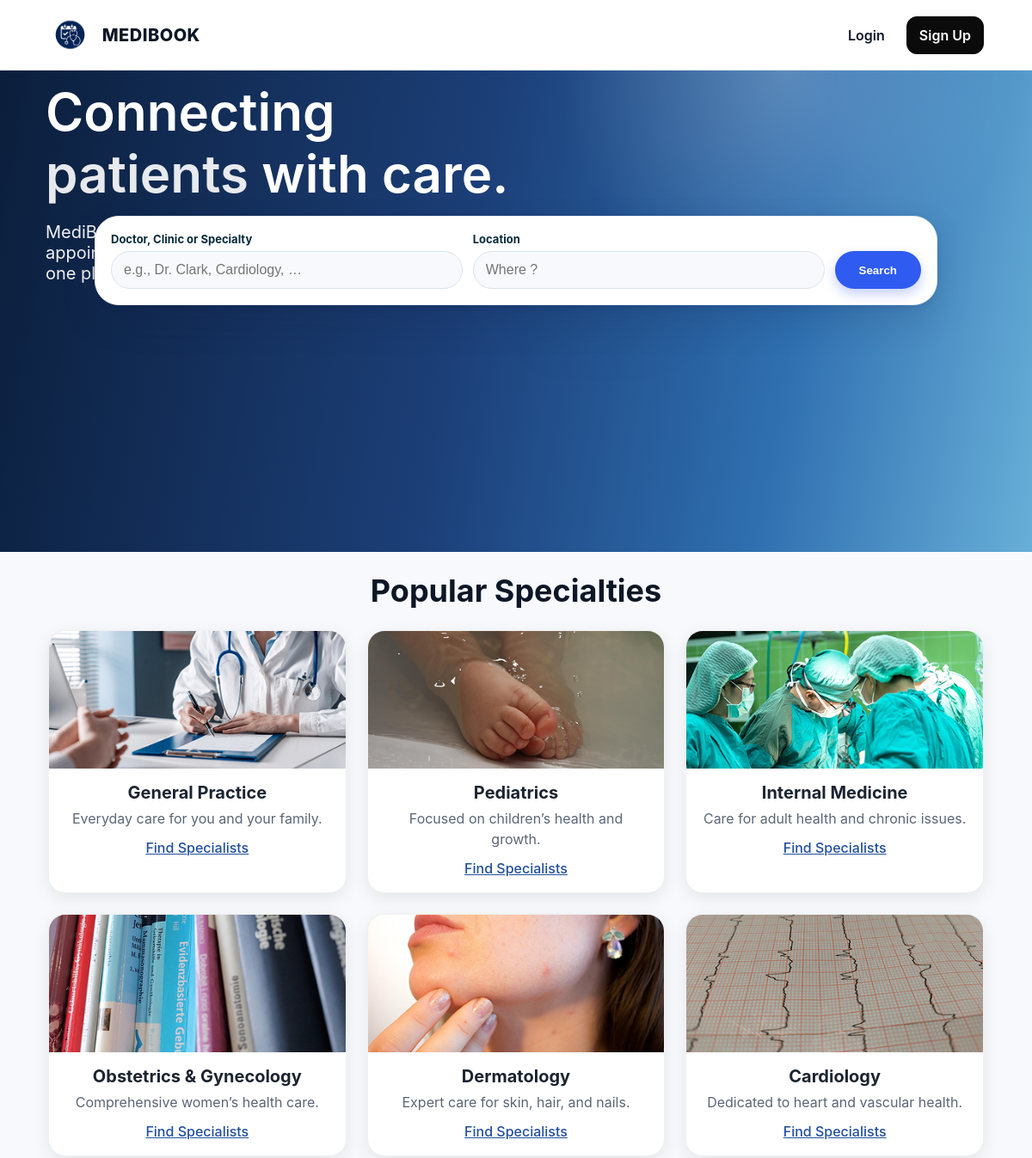
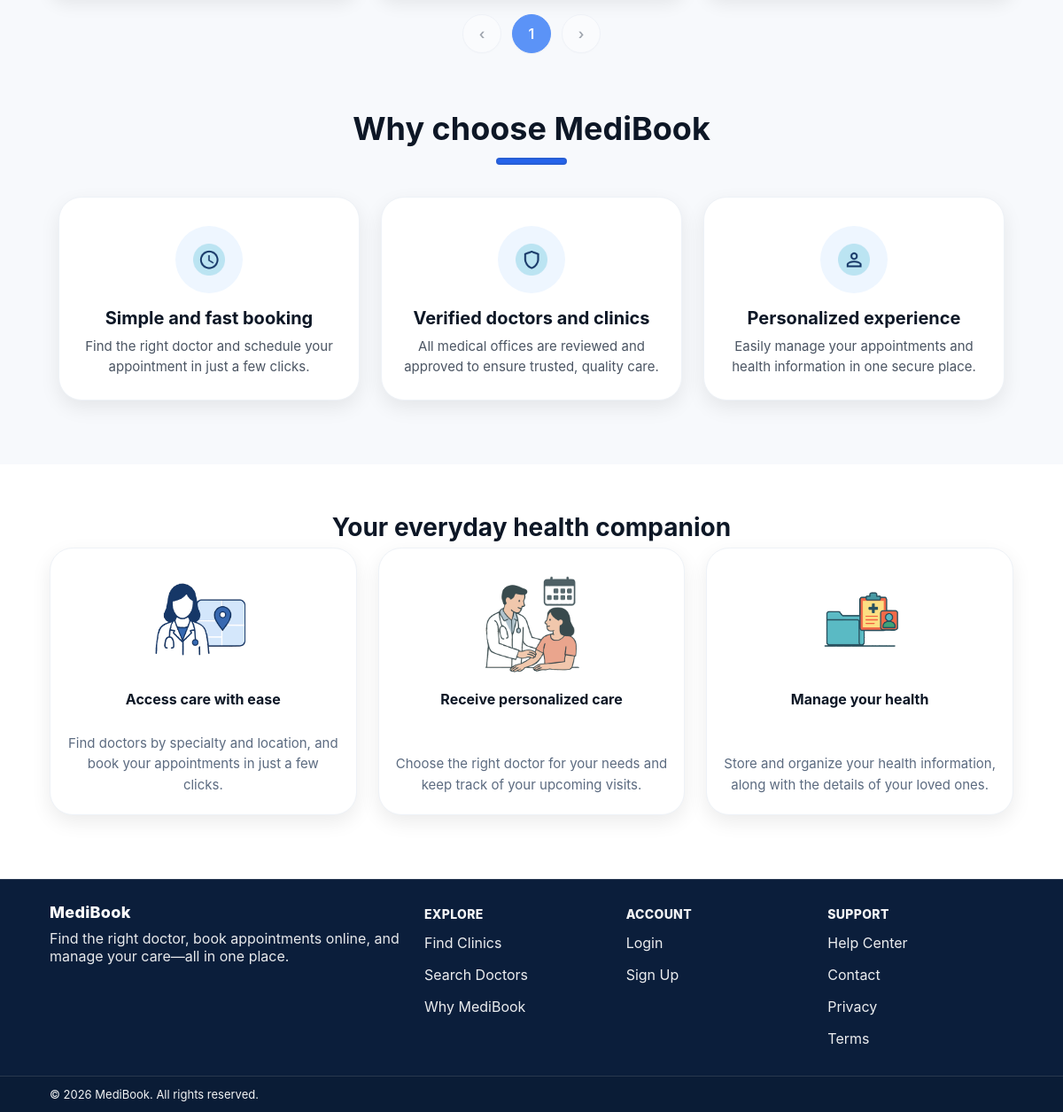
The page / on the database its author committed (2 pictures, top to bottom).
### tables this page shows
CREATE TABLE Medical_specialty (
    specialty_id INT UNSIGNED AUTO_INCREMENT PRIMARY KEY,
    slug        VARCHAR(80) NOT NULL UNIQUE,
    name        VARCHAR(100) NOT NULL,
    blurb       VARCHAR(255) NULL,
    description TEXT NULL,
    image_url   VARCHAR(255) NULL,
    is_featured TINYINT(1) NOT NULL DEFAULT 0,
    sort_order  INT NOT NULL DEFAULT 0
);

### app/router.php (called while the page is built, shortened)
<?php
$page = $_GET['page'] ?? 'home';
$noChromePages = [
  'admin_dashboard',
  'admin_clinics',
  'clinic_edit',
  'admin_specialties',
  'admin_specialty_edit',
  'admin_users',
  'admin_user',
  'admin_doctors',
  'admin_doctors_office',
  'admin_doctor_edit',
  'admin_appointments',
  'login',
  'register',
];
$noChrome = in_array($page, $noChromePages, true);
$layout = __DIR__ . '/views/layout/' . ($noChrome ? 'blank.php' : 'app.php');
require $layout;

### public/index.php (called while the page is built, shortened)
<?php
require_once __DIR__ . '/../app/router.php';

### app/views/home.php (the view, shortened to what this page needs)
<?php
if (!function_exists('h')) {
  function h($s)
  {
    return htmlspecialchars((string) $s, ENT_QUOTES, 'UTF-8');
  }
}
$spPage = max(1, (int) ($_GET['sp'] ?? 1));
$perPage = 6;
$offset = ($spPage - 1) * $perPage;
$total = 0;
if ($res = $conn->query("SELECT COUNT(*) AS c FROM Medical_specialty WHERE is_featured = 1")) {
  $row = $res->fetch_assoc();
  $total = (int) $row['c'];
}
$totalPages = max(1, (int) ceil($total / $perPage));
$specialties = [];
$sql = "
  SELECT specialty_id, slug, name, blurb, image_url
  FROM Medical_specialty
  WHERE is_featured = 1
  ORDER BY sort_order ASC, name ASC
  LIMIT {$perPage} OFFSET {$offset}";
if ($res = $conn->query($sql)) {
  $specialties = $res->fetch_all(MYSQLI_ASSOC);
}
?>
<section class="hero">
  <div class="hero__inner">
    <div class="hero__copy">
      <h1 class="hero__title">
        Connecting <span>patients</span> with care.
      </h1>
      <p class="hero__lead">
        MediBook makes it easy to find the right doctor, schedule appointments online,
        and manage your healthcare—all in one place
      </p>
    </div>
    <div class="hero__art">
    </div>
    <form class="search search--has-suggest">
      <div class="search__field">
        <label>Doctor, Clinic or Specialty</label>
        <input id="search-q" type="text" placeholder="e.g., Dr. Clark, Cardiology, …" autocomplete="off">
      </div>
      <div class="search__field">
        <label>Location</label>
        <input id="search-loc" type="text" placeholder="Where ?" autocomplete="off">
      </div>
      <button id="search-btn" class="search__btn">Search</button>
    </form>
  </div>
</section>
<section class="home-specialties" id="specialties">
  <h2 class="block-title">Popular Specialties</h2>
  <?php if (empty($specialties)): ?>
    <p>No specialties found.</p>
  <?php else: ?>
    <div class="specialty-grid">
      <?php foreach ($specialties as $sp): ?>
        <article class="specialty-card">
          <a class="specialty-media"
            href="<?= rtrim(BASE_URL, '/') ?>/index.php?page=clinics&specialty=<?= h($sp['slug']) ?>">
            <img src="<?= h($sp['image_url']) ?>" alt="<?= h($sp['name']) ?>">
          </a>
          <div class="specialty-body">
            <h3 class="specialty-title"><?= h($sp['name']) ?></h3>
            <?php if (!empty($sp['blurb'])): ?>
              <p class="specialty-blurb"><?= h($sp['blurb']) ?></p>
            <?php endif; ?>
            <a class="specialty-cta"
              href="<?= rtrim(BASE_URL, '/') ?>/index.php?page=clinics&specialty=<?= h($sp['slug']) ?>">
              Find Specialists
            </a>
          </div>
        </article>
      <?php endforeach; ?>
    </div>
    <?php
    $win = 7;
    $start = max(1, $spPage - (int) floor(($win - 1) / 2));
    $end = min($totalPages, $start + $win - 1);
    $start = max(1, $end - $win + 1);
    $base = rtrim(BASE_URL, '/') . '/index.php?page=home&sp=';
    $anchor = '#specialties';
    ?>
    <nav class="pager" role="navigation" aria-label="Specialties pages">
      <a class="pager__item <?= $spPage <= 1 ? 'is-disabled' : '' ?>"
        href="<?= $spPage <= 1 ? 'javascript:void(0)' : $base . ($spPage - 1) . $anchor ?>"
        aria-label="Previous page">‹</a>
      <?php for ($i = $start; $i <= $end; $i++): ?>
        <a class="pager__item <?= $i === $spPage ? 'is-active' : '' ?>" <?= $i === $spPage ? 'aria-current="page"' : '' ?>
          href="<?= $i === $spPage ? 'javascript:void(0)' : $base . $i . $anchor ?>">
          <?= $i ?>
        </a>
      <?php endfor; ?>
      <a class="pager__item <?= $spPage >= $totalPages ? 'is-disabled' : '' ?>"
        href="<?= $spPage >= $totalPages ? 'javascript:void(0)' : $base . ($spPage + 1) . $anchor ?>"
        aria-label="Next page">›</a>
    </nav>
  <?php endif; ?>
</section>
<section class="why">
  <div class="why__inner">
    <h2 class="section__title">Why choose MediBook</h2>
    <div class="section__bar"></div>
    <div class="why-grid">
      <div class="why-card">
        <div class="why-card__icon" style="--icon-url: url('<?= BASE_URL ?>assets/timer.png');"></div>
        <h3>Simple and fast booking</h3>
        <p>Find the right doctor and schedule your appointment in just a few clicks.</p>
      </div>
      <div class="why-card">
        <div class="why-card__icon" style="--icon-url: url('<?= BASE_URL ?>assets/shield-check.png');"></div>
        <h3>Verified doctors and clinics</h3>
        <p>All medical offices are reviewed and approved to ensure trusted, quality care.</p>
      </div>
      <div class="why-card">
        <div class="why-card__icon" style="--icon-url: url('<?= BASE_URL ?>assets/user-heart.png');"></div>
        <h3>Personalized experience</h3>
        <p>Easily manage your appointments and health information in one secure place.</p>
      </div>
    </div>
  </div>
</section>
<section class="companion">
  <div class="section__inner">
    <h2 class="section__title">Your everyday health companion</h2>
    <div class="companion-grid">
      <div class="companion-item">
        <img src="<?= BASE_URL ?>assets/comp-1.png" alt="" class="companion-item__img">
        <h4>Access care with ease</h4>
        <p>Find doctors by specialty and location, and book your appointments in just a few clicks.</p>
      </div>
      <div class="companion-item">
        <img src="<?= BASE_URL ?>assets/comp-2.png" alt="" class="companion-item__img">
        <h4>Receive personalized care</h4>
        <p>Choose the right doctor for your needs and keep track of your upcoming visits.</p>
      </div>
      <div class="companion-item">
        <img src="<?= BASE_URL ?>assets/comp-3.png" alt="" class="companion-item__img">
        <h4>Manage your health</h4>
        <p>Store and organize your health information, along with the details of your loved ones.</p>
      </div>
    </div>
  </div>
</section>

### rows shown on the page
medical_specialty: image_url (picture), name "General Practice", blurb "Everyday care for you and your family."
medical_specialty: image_url (picture), name "Pediatrics", blurb "Focused on children’s health and growth."
medical_specialty: image_url (picture), name "Internal Medicine", blurb "Care for adult health and chronic issues."
medical_specialty: image_url (picture), name "Obstetrics & Gynecology", blurb "Comprehensive women’s health care."
medical_specialty: image_url (picture), name "Dermatology", blurb "Expert care for skin, hair, and nails."
medical_specialty: image_url (picture), name "Cardiology", blurb "Dedicated to heart and vascular health."
